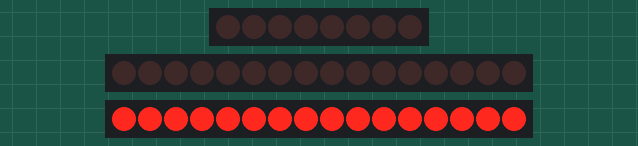
The sketch below on a simulated Arduino Nano, built with avr-gcc and run on an emulated ATmega328P. Parts: 8 shift-register outputs drawn as a row of LEDs (first output left, lit = HIGH), 16 shift-register outputs drawn as a row of LEDs (first output left, lit = HIGH), 32 shift-register outputs drawn as a row of LEDs (first output left, lit = HIGH). Wiring (inferred from the names in the program): shift register (74HC595): data pin 8; shift clock pin 7; 2 × shift register (74HC595): data pin 10; shift clock pin 9; latch pin 12. Wiring (inferred from the signals the program sends): 2 × row of LEDs: on Q0, Q1, Q2, Q3, Q4, Q5, Q6, Q7 / on Q0, Q1, Q2, Q3, Q4, Q5, Q6, Q7, Q8, Q9, Q10, Q11, Q12, Q13, Q14, Q15.

Above: at 0.2 s.
At 0.47 s:
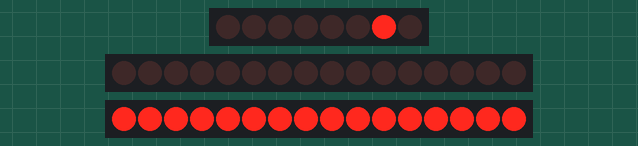
At 0.62 s:
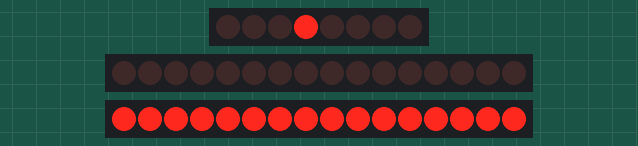
At 0.77 s:
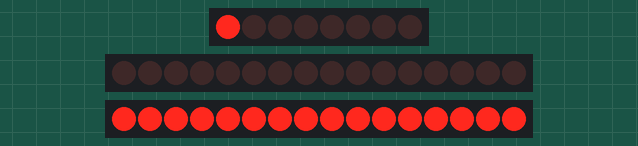
At 2.4 s:
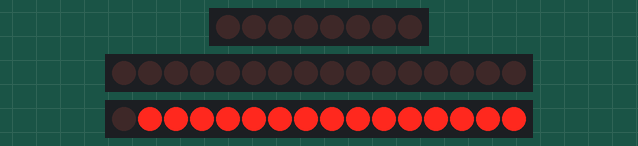
At 4.8 s:
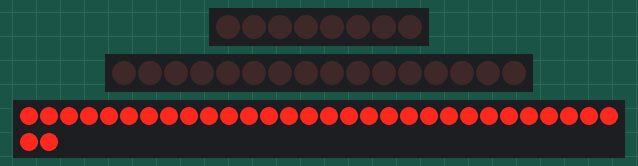
Timing chart, 0 to 6.3 s (numbered marks = the images above):
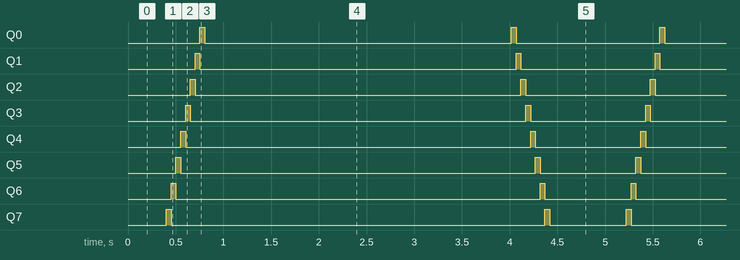

Measured:
- by itself, Q0: repeats every 4.8 s: LOW 3.2 s, HIGH 0.05 s, LOW 1.5 s, HIGH 0.05 s
- by itself, Q1: repeats every 4.8 s: LOW 3.3 s, HIGH 0.05 s, LOW 1.4 s, HIGH 0.05 s
- by itself, Q2: repeats every 4.8 s: LOW 3.4 s, HIGH 0.05 s, LOW 1.3 s, HIGH 0.05 s
- by itself, Q3: repeats every 4.8 s: LOW 3.5 s, HIGH 0.05 s, LOW 1.2 s, HIGH 0.05 s
- by itself, Q4: repeats every 4.8 s: LOW 3.6 s, HIGH 0.05 s, LOW 1.1 s, HIGH 0.05 s
- by itself, Q5: repeats every 4.8 s: LOW 3.7 s, HIGH 0.05 s, LOW 1.0 s, HIGH 0.05 s
- by itself, Q6: repeats every 4.8 s: LOW 3.8 s, HIGH 0.05 s, LOW 0.90 s, HIGH 0.05 s
- by itself, Q7: repeats every 4.8 s: LOW 3.9 s, HIGH 0.05 s, LOW 0.80 s, HIGH 0.05 s

The sketch:

DGS-1024D.ino
```cpp
//**************************************************************//
//  Name    : D-Link DGS-1024D led on Arduino
//  Author  : Alberto Panu
//  Date    : 26 Mar 2016
//  Version : 1.0
//  Notes   : Code for using the 74HC164 Shift Register board   //
//          : of the D-Link DGS-1024D switch
//****************************************************************

/* Old config
// Pin connected to 74HC164 led board
#define clockPin5e6 12 // pin 5 DGS-1024D CP5E6
#define clockPin3e4 10 // pin 9 DGS-1024D CP3E4
#define clockPin1e2 8 // pin 13 DGS-1024D CP1E2
////Pin connected to DS of 74HC164
#define dataPin5e6 11 // pin 7 DGS-1024D DS5
#define dataPin3e4 9 // pin 11 DGS-1024D DS3
#define dataPin1e2 7 // pin 15 DGS-1024D DS1
*/

// Pin connected to 74HC164 led board new config better
// with original cable and Arduino Nano.
// Original cable has a GND wire between signals and has
// better crosstalk performance, you can decrease the delay!
#define clockPin5e6 7 // pin 5 DGS-1024D CP5E6
#define clockPin3e4 9 // pin 9 DGS-1024D CP3E4
#define clockPin1e2 11 // pin 13 DGS-1024D CP1E2
////Pin connected to DS of 74HC164
#define dataPin5e6 8 // pin 7 DGS-1024D DS5
#define dataPin3e4 10 // pin 11 DGS-1024D DS3
#define dataPin1e2 12 // pin 15 DGS-1024D DS1

/*
// Pin connected to 74HC164 led board new config better
// with original cable and Arduino Mini.
// Original cable has a GND wire between signals and has
// better crosstalk performance, you can decrease the delay!
#define clockPin5e6 4 // pin 5 DGS-1024D CP5E6
#define clockPin3e4 6 // pin 9 DGS-1024D CP3E4
#define clockPin1e2 8 // pin 13 DGS-1024D CP1E2
////Pin connected to DS of 74HC164
#define dataPin5e6 5 // pin 7 DGS-1024D DS5
#define dataPin3e4 7 // pin 11 DGS-1024D DS3
#define dataPin1e2 9 // pin 15 DGS-1024D DS1
*/

//#define DEBUG

void cancella(unsigned char dataPin, unsigned char clockPin) {
  shiftOut(dataPin, clockPin, LSBFIRST, ~0);
  shiftOut(dataPin, clockPin, LSBFIRST, ~0 );
}

void newfai(unsigned char dataPin, unsigned char clockPin, boolean verso) {
  unsigned char numberToDisplay;
  unsigned char chip;
  if (verso) {
    chip = 0;
  } else {
    chip = 1;
  }
  for ( char x = 0; x <= 1; x++) {
    for ( char power = 0; power <= 7; power++) {
#if defined DEBUG
      Serial.print(power, DEC);
      Serial.print('\t');
#endif
      if ( power == 0 ) {
        if (verso) {
          numberToDisplay = 1;
        } else {
          numberToDisplay = 128;
        }
      } else {
        if (verso) {
          numberToDisplay = numberToDisplay * 2;
        } else {
          numberToDisplay = numberToDisplay / 2;
        }
      }
#if defined DEBUG
      Serial.println(numberToDisplay);
#endif
      if (chip == 0) {
        shiftOut(dataPin, clockPin, LSBFIRST, ~numberToDisplay);
        shiftOut(dataPin, clockPin, LSBFIRST, ~0);
      } else {
        shiftOut(dataPin, clockPin, LSBFIRST, ~0);
        shiftOut(dataPin, clockPin, LSBFIRST, ~numberToDisplay );
      }
      // pause before next value:
      delay(50);
    }
    if (verso) {
      chip++;
    } else {
      chip--;
    }
  }
  cancella(dataPin, clockPin);
}

void setup() {
  //set pins to output so you can control the shift registerå
  pinMode(clockPin5e6, OUTPUT);
  pinMode(dataPin5e6, OUTPUT);
  pinMode(clockPin3e4, OUTPUT);
  pinMode(dataPin3e4, OUTPUT);
  pinMode(clockPin1e2, OUTPUT);
  pinMode(dataPin1e2, OUTPUT);
#if defined DEBUG
  Serial.begin(9600);
#endif
  cancella(dataPin5e6, clockPin5e6);
  cancella(dataPin3e4, clockPin3e4);
  cancella(dataPin1e2, clockPin1e2);
}

void loop() {
  newfai(dataPin5e6, clockPin5e6, true);
  newfai(dataPin3e4, clockPin3e4, true);
  newfai(dataPin1e2, clockPin1e2, true);
  newfai(dataPin1e2, clockPin1e2, false);
  newfai(dataPin3e4, clockPin3e4, false);
  newfai(dataPin5e6, clockPin5e6, false);
}
```
